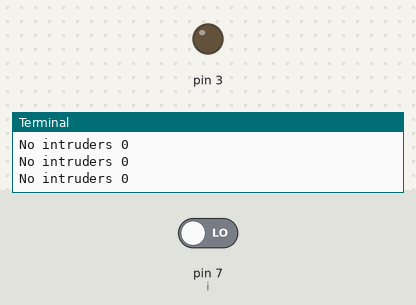
This program was run on a simulated Raspberry Pi (header pin numbers). Parts: output pins drawn as LEDs (lit = HIGH), the last lines printed to the terminal. The inputs (shaded band) are chosen by the test bench; at power-on: pin 7 (i) LOW.

Above: at 1.2 s.
1.3 s: pin 7 (i) driven HIGH
At 2.4 s:
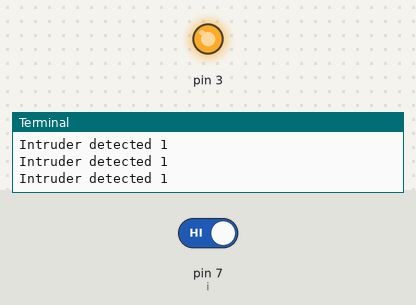
2.8 s: pin 7 (i) driven LOW
At 3.7 s:
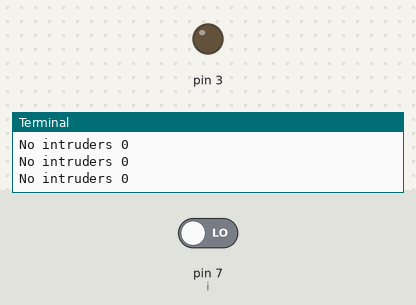
Timing chart, 0 to 5.8 s (numbered marks = the images above; inputs shaded):
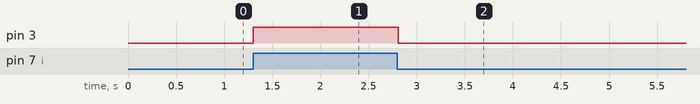

The program:

pirtest.py
```python
import RPi.GPIO as GPIO
import time
GPIO.setwarnings(False)
GPIO.setmode(GPIO.BOARD)
GPIO.setup(7, GPIO.IN)         #Read output from PIR motion sensor
GPIO.setup(3, GPIO.OUT)         #LED output pin
while True:
	i=GPIO.input(7)
	if i==0:                 #When output from motion sensor is LOW
		print ("No intruders",i)
		GPIO.output(3, 0)  #Turn OFF LED
		time.sleep(0.1)
	elif i==1:               #When output from motion sensor is HIGH
		print ("Intruder detected",i)
		GPIO.output(3, 1)  #Turn ON LED
		time.sleep(0.1)
```

Measured:
- after the input at 1.3 s, pin 3: LOW → HIGH at once
- after the input at 2.8 s, pin 3: HIGH → LOW at once
